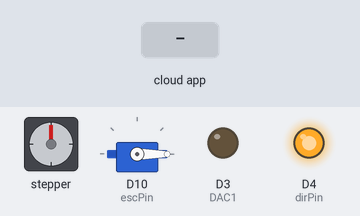
Recording of a sketch running on a simulated Arduino Due. Shown: stepper motor, servo, output pins drawn as LEDs (lit = HIGH). Wiring (inferred from the names in the program): stepper motor driver (200 steps per turn assumed): step D5; direction D2. Inputs (shaded band) come from the test bench. The ROS host is connected and sends only what is stated; pins used as bus, display or sensor lines are not drawn.

Above: at 1.2 s.
1.3 s: the phone or cloud app sets angular.z to -100
At 1.45 s:
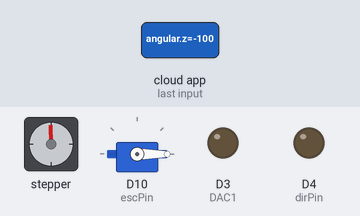
4.3 s: the phone or cloud app sets linear.x to -100
At 4.5 s:
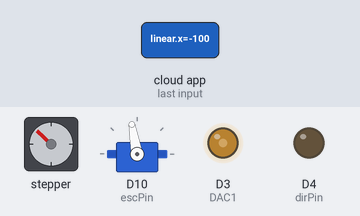
7.3 s: the phone or cloud app sets linear.x to 0
At 7.55 s:
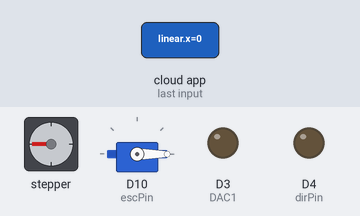
10.3 s: the phone or cloud app sets angular.z to 0
11.8 s: the phone or cloud app sets linear.x to 100
At 13.0 s:
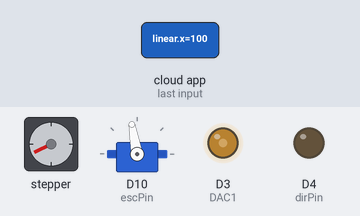
13.3 s: the phone or cloud app sets angular.z to 100
At 13.46 s:
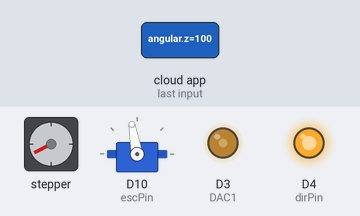
Timing chart, 0 to 21.8 s (numbered marks = the images above; inputs shaded):
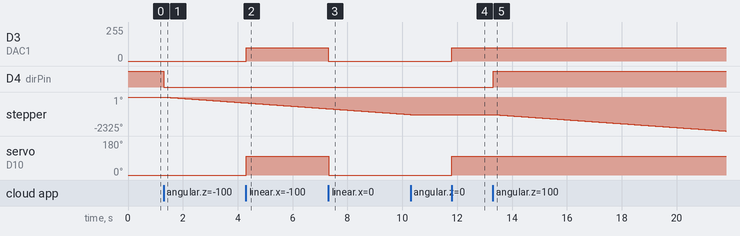

Measured:
- after the input at 1.3 s, D4 (dirPin): HIGH → LOW at once; stepper: keeps turning counter-clockwise at about 133°/s, starting at once
- after the input at 4.3 s, D3 (DAC1): 0/255 → 100/255 at once; servo on D10 (escPin): 0° → 100° at once
- after the input at 7.3 s, D3 (DAC1): 100/255 → 0/255 at once; servo on D10 (escPin): 100° → 0° at once
- after the input at 10.3 s, stepper: stops changing and stays -1197°
- after the input at 11.8 s, D3 (DAC1): 0/255 → 100/255 at once; servo on D10 (escPin): 0° → 100° at once
- after the input at 13.3 s, D4 (dirPin): LOW → HIGH at once; stepper: keeps turning counter-clockwise at about 133°/s, starting at once

The sketch:

cycle_drive_ros_May18.ino
```cpp
#include <ros.h>
#include <geometry_msgs/Twist.h>
#include <std_msgs/String.h>
#include <Servo.h>

Servo ESC;
#define DAC1 3
#define DIR 2
#define dirPin 4
#define stepPin 5
#define escPin 10

int cmdVelFwd = 0.0;
int cmdVelRot = 0.0;

ros::NodeHandle nh;

void cmdVelCallBack(const geometry_msgs::Twist& twist) {
  cmdVelFwd = round( (double)twist.linear.x ); //testing
  cmdVelRot = round( (double)twist.angular.z ); //testing
  cmdVelFwd = cmdVelFwd * 100;
  if(cmdVelFwd > 150) { cmdVelFwd = 150; }
  else if (cmdVelFwd < -150) { cmdVelFwd = -150; }

  if(cmdVelRot > 150) { cmdVelRot = 150; }
  else if (cmdVelRot <-150) { cmdVelRot = -150; }
}

ros::Subscriber<geometry_msgs::Twist> subCmdVel("cmd_vel", cmdVelCallBack);

geometry_msgs::Twist twist_msg;
ros::Publisher check("check", &twist_msg);

void setup() {
  //Serial.begin(115200);
  nh.initNode();
  nh.subscribe(subCmdVel);
  nh.advertise(check);
  //nh.negotiateTopics();
  ESC.attach(escPin,1000,2000);
  pinMode(DIR,OUTPUT);
  pinMode(stepPin, OUTPUT);
  pinMode(dirPin, OUTPUT);
  pinMode(DAC1, OUTPUT);
  digitalWrite(dirPin, HIGH); // CW direction
  pinMode(DIR,LOW); // Forward direction
  //Serial.println("Setup done..");
}

void loop() {
  /*if(Serial.available()){
    Serial.println("Serial Available..");
    cmdVelFwd = Serial.parseInt();
    cmdVelRot = Serial.parseInt();
    Serial.print("Fwd value: ");
    Serial.println(cmdVelFwd);
    Serial.print("Rot value: ");
    Serial.println(cmdVelRot);
    }
  */
  nh.spinOnce();
  if(cmdVelFwd > 0){ //Forward
    digitalWrite(DIR,LOW);
  } else if (cmdVelFwd < 0) { //backward OR brake
    digitalWrite(DIR, HIGH);
  }
  if(cmdVelRot > 0){ //CW
    digitalWrite(dirPin,HIGH);
  } else if (cmdVelRot < 0) { //ACW
    digitalWrite(dirPin, LOW);
  }
  for (int i = 0; i < abs(cmdVelRot); i++) {
    // These four lines result in 1 step:
    digitalWrite(stepPin, HIGH);
    delayMicroseconds(1200);
    digitalWrite(stepPin, LOW);
    delayMicroseconds(1200);
  }
  analogWrite(DAC1, abs(cmdVelFwd));
  if(abs(cmdVelFwd)<120){
    ESC.write(abs(cmdVelFwd));
  }
  twist_msg.linear.x = cmdVelFwd;
  twist_msg.angular.z = cmdVelRot;
  check.publish( &twist_msg );
  nh.spinOnce();
  delay(10);
}
```
